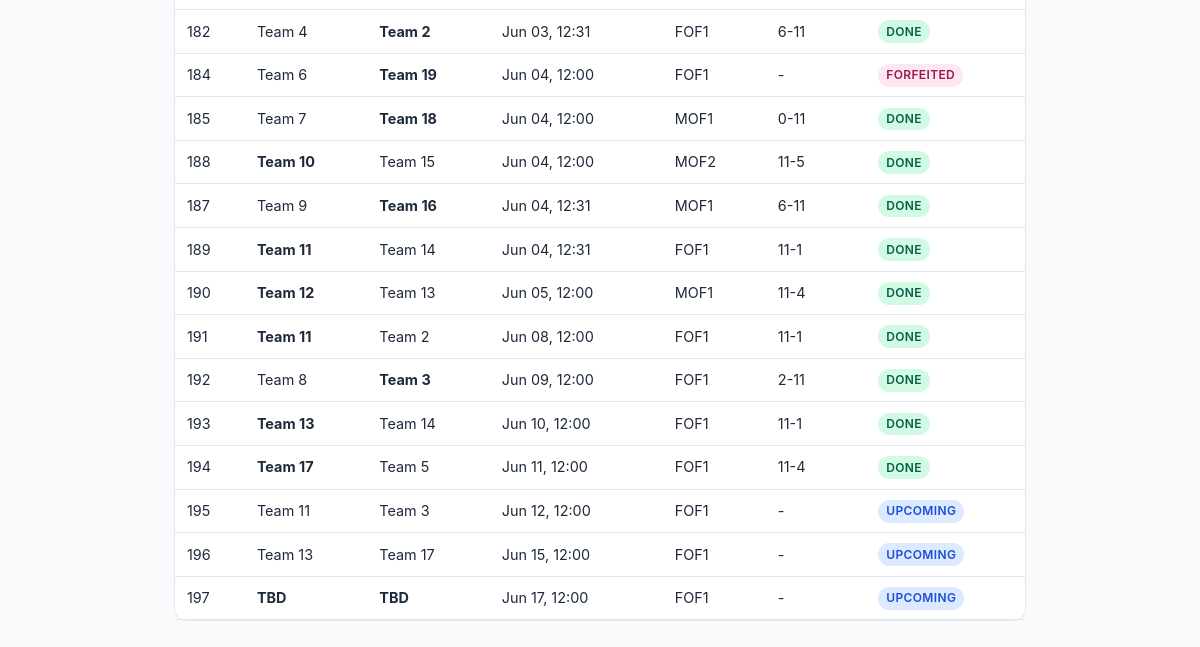
Before: /public/fixtures/ (lower part) with the older database file.
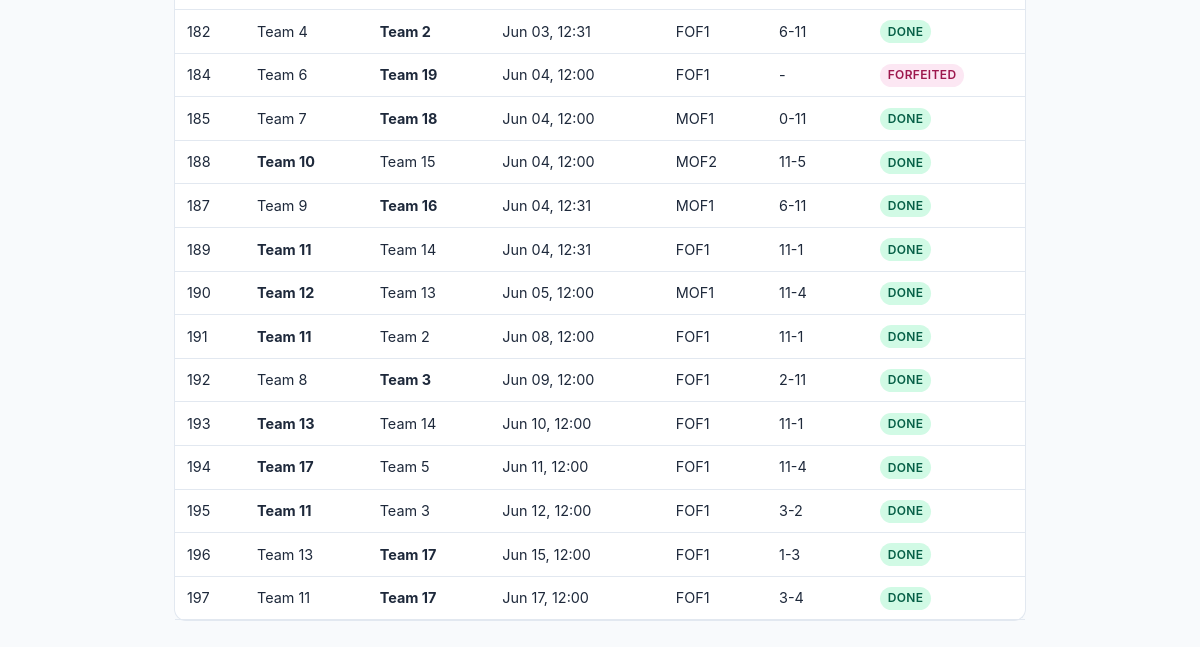
After: the same page with the newer database file.
### core/models.py (models this page shows, shortened)
class Match(models.Model):
    STATUS_CHOICES = [
        ("upcoming", "Upcoming"),
        ("in_progress", "In Progress"),
        ("pending_confirmation", "Pending Confirmation"),
        ("confirmed", "Done"),
        ("disputed", "Disputed"),
        ("cancelled", "Cancelled"),
        ("forfeited", "Forfeited"),
        ("bye", "Bye"),
    ]
    tournament = models.ForeignKey(
        Tournament, on_delete=models.CASCADE, related_name="matches"
    )
    match_number = models.IntegerField()
    team1 = models.ForeignKey(
        Team, on_delete=models.CASCADE, related_name="home_matches", null=True, blank=True
    )
    team2 = models.ForeignKey(
        Team, on_delete=models.CASCADE, related_name="away_matches", null=True, blank=True
    )
    court = models.ForeignKey(
        Court, on_delete=models.SET_NULL, null=True, blank=True, related_name="matches"
    )
    scheduled_time = models.DateTimeField(null=True, blank=True)
    scheduled_end_time = models.DateTimeField(null=True, blank=True)
    status = models.CharField(max_length=25, choices=STATUS_CHOICES, default="upcoming")
    score_team1 = models.IntegerField(null=True, blank=True)
    score_team2 = models.IntegerField(null=True, blank=True)
    submitted_by = models.ForeignKey(
        Team, on_delete=models.SET_NULL, null=True, blank=True, related_name="submitted_scores"
    )
    confirmed_by = models.ForeignKey(
        Team, on_delete=models.SET_NULL, null=True, blank=True, related_name="confirmed_scores"
    )
    winner = models.ForeignKey(
        Team, on_delete=models.SET_NULL, null=True, blank=True, related_name="won_matches"
    )
    notes = models.TextField(blank=True, default="")
    round_number = models.IntegerField(default=1)
    bracket_position = models.IntegerField(default=0)
    bracket_type = models.CharField(max_length=20, default="winners")
    next_match = models.ForeignKey(
        "self", on_delete=models.SET_NULL, null=True, blank=True, related_name="previous_matches"
    )
    group = models.CharField(max_length=5, blank=True, default="")
    created_at = models.DateTimeField(auto_now_add=True)
    updated_at = models.DateTimeField(auto_now=True)
    class Meta:
        ordering = ["match_number"]

class Team(models.Model):
    STATUS_CHOICES = [
        ("active", "Active"),
        ("withdrawn", "Withdrawn"),
    ]
    user = models.ForeignKey(User, on_delete=models.CASCADE, related_name="captained_teams")
    tournament = models.ForeignKey(
        Tournament, on_delete=models.CASCADE, related_name="teams"
    )
    name = models.CharField(max_length=100)
    department = models.CharField(max_length=120, blank=True, default="")
    status = models.CharField(max_length=20, choices=STATUS_CHOICES, default="active")
    withdrawn_at = models.DateTimeField(null=True, blank=True)
    group = models.CharField(max_length=5, blank=True, default="")
    preferred_courts = models.ManyToManyField(Court, blank=True, related_name="preferred_by")
    availability_notes = models.TextField(blank=True, default="")
    seed = models.IntegerField(default=0)
    class Meta:
        unique_together = [["tournament", "name"], ["tournament", "user"]]

class Court(models.Model):
    tournament = models.ForeignKey(
        Tournament, on_delete=models.CASCADE, related_name="courts"
    )
    name = models.CharField(max_length=100)
    is_available = models.BooleanField(default=True)
    class Meta:
        unique_together = ["tournament", "name"]

### core/views.py (the view)
# urls.py: path("public/fixtures/", views.public_fixtures, name="public_fixtures"),
def public_fixtures(request):
    tournament = _get_tournament(request)
    if not tournament:
        return render(request, "core/public_fixtures.html", {"matches": []})
    matches = tournament.matches.select_related("team1", "team2", "court", "winner").order_by("scheduled_time", "match_number")
    return render(request, "core/public_fixtures.html", {"tournament": tournament, "matches": matches})

### core/views.py (called while the page is built, shortened)
def _get_available_tournaments():
    return Tournament.objects.annotate(
        team_count=Count("teams", distinct=True),
        match_count=Count("matches", distinct=True),
    ).annotate(
        status_rank=db_models.Case(
            db_models.When(status="active", then=db_models.Value(0)),
            db_models.When(status="registration_open", then=db_models.Value(1)),
            db_models.When(status="ready", then=db_models.Value(2)),
            db_models.When(status="scheduled", then=db_models.Value(3)),
            db_models.When(status="setup", then=db_models.Value(4)),
            db_models.When(status="completed", then=db_models.Value(5)),
            default=db_models.Value(6),
            output_field=db_models.IntegerField(),
        )
    ).order_by("status_rank", "-created_at")

def _get_tournament(request=None):
    tournaments = Tournament.objects.all()
    return _get_available_tournaments().first()

### templates/core/public_fixtures.html (shortened to what this page needs)
{% load static %}
<!DOCTYPE html>
<html lang="en">
<head>
    <link rel="stylesheet" href="{% static 'css/style.css' %}">
</head>
<body>
<div class="content" style="max-width:900px;margin:2rem auto;">
    <div class="card">
        <div class="table-container">
        <table>
            <tbody>
            {% for m in matches %}
            <tr>
                <td>{{ m.match_number }}</td>
                <td>{% if m.winner == m.team1 %}<strong>{{ m.team1.name|default:"TBD" }}</strong>{% else %}{{ m.team1.name|default:"TBD" }}{% endif %}</td>
                <td>{% if m.winner == m.team2 %}<strong>{{ m.team2.name|default:"TBD" }}</strong>{% else %}{{ m.team2.name|default:"TBD" }}{% endif %}</td>
                <td>{{ m.scheduled_time|date:"M d, H:i"|default:"-" }}</td>
                <td>{{ m.court.name|default:"-" }}</td>
                <td>{% if m.score_team1 is not None %}{{ m.score_team1 }}-{{ m.score_team2 }}{% else %}-{% endif %}</td>
                <td><span class="badge badge-{{ m.status }}">{{ m.get_status_display }}</span></td>
            </tr>
            {% empty %}
            <tr><td colspan="7" class="text-center text-muted">No matches.</td></tr>
            {% endfor %}
            </tbody>
        </table>
        </div>
    </div>
</div>
</body>
</html>

Changed rows visible on the page:
changed Match "Jun 12, 12:00": winner_id empty → 92 (drawn); score_team1 (not shown) → "3"; score_team2 (not shown) → "2"; status "UPCOMING" → "DONE"
changed Match "Jun 15, 12:00": winner_id empty → 98 (drawn); score_team1 (not shown) → "1"; score_team2 (not shown) → "3"; status "UPCOMING" → "DONE"
changed Match "Jun 17, 12:00": team2.name "TBD" → "Team 17"; score_team1 (not shown) → "3"; score_team2 (not shown) → "4"; status "UPCOMING" → "DONE"; winner_id empty → 98 (drawn); team1.name "TBD" → "Team 11"
